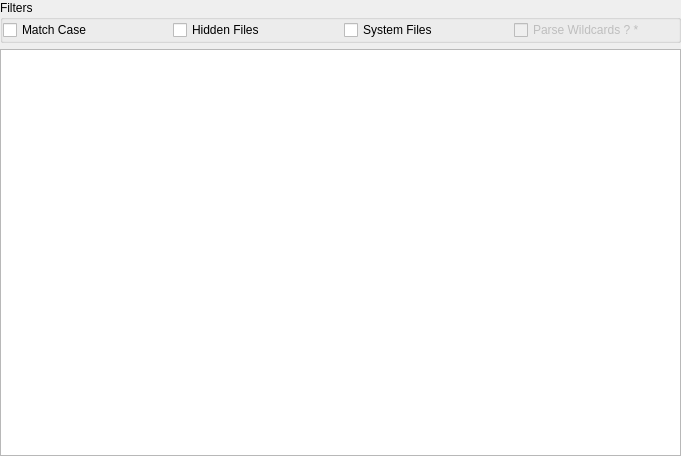
<?xml version="1.0" encoding="UTF-8"?>
<ui version="4.0">
 <class>fairwindsk::ui::mydata::SearchPage</class>
 <widget class="QWidget" name="fairwindsk::ui::mydata::SearchPage">
  <property name="geometry">
   <rect>
    <x>0</x>
    <y>0</y>
    <width>681</width>
    <height>456</height>
   </rect>
  </property>
  <property name="sizePolicy">
   <sizepolicy hsizetype="MinimumExpanding" vsizetype="MinimumExpanding">
    <horstretch>0</horstretch>
    <verstretch>0</verstretch>
   </sizepolicy>
  </property>
  <property name="windowTitle">
   <string>Search</string>
  </property>
  <property name="windowIcon">
   <iconset resource="../../resources.qrc">
    <normaloff>:/resources/svg/OpenBridge/search.svg</normaloff>:/resources/svg/OpenBridge/search.svg</iconset>
  </property>
  <layout class="QVBoxLayout" name="verticalLayout_2">
   <property name="leftMargin">
    <number>0</number>
   </property>
   <property name="topMargin">
    <number>0</number>
   </property>
   <property name="rightMargin">
    <number>0</number>
   </property>
   <property name="bottomMargin">
    <number>0</number>
   </property>
   <item>
    <layout class="QVBoxLayout" name="verticalLayout">
     <item>
      <widget class="QGroupBox" name="filters">
       <property name="title">
        <string>Filters</string>
       </property>
       <layout class="QHBoxLayout" name="horizontalLayout_2">
        <property name="leftMargin">
         <number>0</number>
        </property>
        <property name="topMargin">
         <number>0</number>
        </property>
        <property name="rightMargin">
         <number>0</number>
        </property>
        <property name="bottomMargin">
         <number>0</number>
        </property>
        <item>
         <widget class="QCheckBox" name="caseSensitive">
          <property name="text">
           <string>Match Case</string>
          </property>
         </widget>
        </item>
        <item>
         <widget class="QCheckBox" name="searchHidden">
          <property name="text">
           <string>Hidden Files</string>
          </property>
         </widget>
        </item>
        <item>
         <widget class="QCheckBox" name="searchSystem">
          <property name="text">
           <string>System Files</string>
          </property>
         </widget>
        </item>
        <item>
         <widget class="QCheckBox" name="checkBox">
          <property name="enabled">
           <bool>false</bool>
          </property>
          <property name="text">
           <string>Parse Wildcards ? *</string>
          </property>
         </widget>
        </item>
       </layout>
      </widget>
     </item>
     <item>
      <widget class="QTableView" name="resultView">
       <property name="showGrid">
        <bool>false</bool>
       </property>
       <attribute name="horizontalHeaderStretchLastSection">
        <bool>true</bool>
       </attribute>
      </widget>
     </item>
    </layout>
   </item>
  </layout>
 </widget>
 <resources>
  <include location="../../resources.qrc"/>
 </resources>
 <connections/>
</ui>
